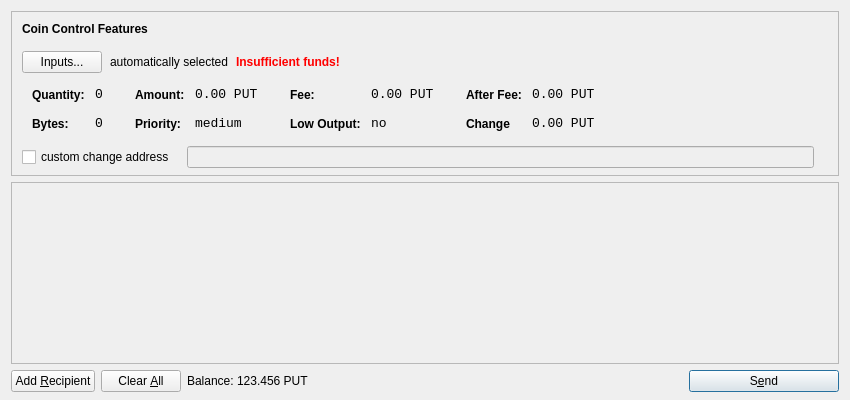
<?xml version="1.0" encoding="UTF-8"?>
<ui version="4.0">
 <class>SendCoinsDialog</class>
 <widget class="QDialog" name="SendCoinsDialog">
  <property name="geometry">
   <rect>
    <x>0</x>
    <y>0</y>
    <width>850</width>
    <height>400</height>
   </rect>
  </property>
  <property name="windowTitle">
   <string>Send Coins</string>
  </property>
  <layout class="QVBoxLayout" name="verticalLayout" stretch="0,1,0">
   <property name="bottomMargin">
    <number>8</number>
   </property>
   <item>
    <widget class="QFrame" name="frameCoinControl">
     <property name="sizePolicy">
      <sizepolicy hsizetype="Expanding" vsizetype="Expanding">
       <horstretch>0</horstretch>
       <verstretch>0</verstretch>
      </sizepolicy>
     </property>
     <property name="maximumSize">
      <size>
       <width>16777215</width>
       <height>16777215</height>
      </size>
     </property>
     <property name="frameShape">
      <enum>QFrame::StyledPanel</enum>
     </property>
     <property name="frameShadow">
      <enum>QFrame::Sunken</enum>
     </property>
     <layout class="QVBoxLayout" name="verticalLayoutCoinControl2">
      <property name="spacing">
       <number>-1</number>
      </property>
      <property name="leftMargin">
       <number>0</number>
      </property>
      <property name="topMargin">
       <number>0</number>
      </property>
      <property name="rightMargin">
       <number>0</number>
      </property>
      <property name="bottomMargin">
       <number>6</number>
      </property>
      <item>
       <layout class="QVBoxLayout" name="verticalLayoutCoinControl" stretch="0,0,0,0,1">
        <property name="spacing">
         <number>0</number>
        </property>
        <property name="leftMargin">
         <number>10</number>
        </property>
        <property name="topMargin">
         <number>10</number>
        </property>
        <item>
         <layout class="QHBoxLayout" name="horizontalLayoutCoinControl1">
          <property name="bottomMargin">
           <number>15</number>
          </property>
          <item>
           <widget class="QLabel" name="labelCoinControlFeatures">
            <property name="sizePolicy">
             <sizepolicy hsizetype="Preferred" vsizetype="Maximum">
              <horstretch>0</horstretch>
              <verstretch>0</verstretch>
             </sizepolicy>
            </property>
            <property name="font">
             <font>
              <weight>75</weight>
              <bold>true</bold>
             </font>
            </property>
            <property name="styleSheet">
             <string notr="true">font-weight:bold;</string>
            </property>
            <property name="text">
             <string>Coin Control Features</string>
            </property>
           </widget>
          </item>
         </layout>
        </item>
        <item>
         <layout class="QHBoxLayout" name="horizontalLayoutCoinControl2" stretch="0,0,0,0">
          <property name="spacing">
           <number>8</number>
          </property>
          <property name="bottomMargin">
           <number>10</number>
          </property>
          <item>
           <widget class="QPushButton" name="pushButtonCoinControl">
            <property name="styleSheet">
             <string notr="true"/>
            </property>
            <property name="text">
             <string>Inputs...</string>
            </property>
           </widget>
          </item>
          <item>
           <widget class="QLabel" name="labelCoinControlAutomaticallySelected">
            <property name="text">
             <string>automatically selected</string>
            </property>
            <property name="margin">
             <number>5</number>
            </property>
           </widget>
          </item>
          <item>
           <widget class="QLabel" name="labelCoinControlInsuffFunds">
            <property name="font">
             <font>
              <weight>75</weight>
              <bold>true</bold>
             </font>
            </property>
            <property name="styleSheet">
             <string notr="true">color:red;font-weight:bold;</string>
            </property>
            <property name="text">
             <string>Insufficient funds!</string>
            </property>
            <property name="margin">
             <number>5</number>
            </property>
           </widget>
          </item>
          <item>
           <spacer name="horizontalSpacerCoinControl">
            <property name="orientation">
             <enum>Qt::Horizontal</enum>
            </property>
            <property name="sizeHint" stdset="0">
             <size>
              <width>40</width>
              <height>1</height>
             </size>
            </property>
           </spacer>
          </item>
         </layout>
        </item>
        <item>
         <widget class="QWidget" name="widgetCoinControl" native="true">
          <property name="sizePolicy">
           <sizepolicy hsizetype="Preferred" vsizetype="Preferred">
            <horstretch>0</horstretch>
            <verstretch>0</verstretch>
           </sizepolicy>
          </property>
          <property name="minimumSize">
           <size>
            <width>0</width>
            <height>0</height>
           </size>
          </property>
          <property name="styleSheet">
           <string notr="true"/>
          </property>
          <layout class="QHBoxLayout" name="horizontalLayoutCoinControl5">
           <property name="margin">
            <number>0</number>
           </property>
           <item>
            <layout class="QHBoxLayout" name="horizontalLayoutCoinControl3" stretch="0,0,0,1">
             <property name="spacing">
              <number>20</number>
             </property>
             <property name="topMargin">
              <number>0</number>
             </property>
             <property name="bottomMargin">
              <number>10</number>
             </property>
             <item>
              <layout class="QFormLayout" name="formLayoutCoinControl1">
               <property name="horizontalSpacing">
                <number>10</number>
               </property>
               <property name="verticalSpacing">
                <number>14</number>
               </property>
               <property name="leftMargin">
                <number>10</number>
               </property>
               <property name="topMargin">
                <number>4</number>
               </property>
               <property name="rightMargin">
                <number>6</number>
               </property>
               <item row="0" column="0">
                <widget class="QLabel" name="labelCoinControlQuantityText">
                 <property name="styleSheet">
                  <string notr="true">font-weight:bold;</string>
                 </property>
                 <property name="text">
                  <string>Quantity:</string>
                 </property>
                 <property name="margin">
                  <number>0</number>
                 </property>
                </widget>
               </item>
               <item row="0" column="1">
                <widget class="QLabel" name="labelCoinControlQuantity">
                 <property name="font">
                  <font>
                   <family>Monospace</family>
                   <pointsize>10</pointsize>
                  </font>
                 </property>
                 <property name="cursor">
                  <cursorShape>IBeamCursor</cursorShape>
                 </property>
                 <property name="contextMenuPolicy">
                  <enum>Qt::ActionsContextMenu</enum>
                 </property>
                 <property name="text">
                  <string>0</string>
                 </property>
                 <property name="margin">
                  <number>0</number>
                 </property>
                 <property name="textInteractionFlags">
                  <set>Qt::LinksAccessibleByMouse|Qt::TextSelectableByKeyboard|Qt::TextSelectableByMouse</set>
                 </property>
                </widget>
               </item>
               <item row="1" column="0">
                <widget class="QLabel" name="labelCoinControlBytesText">
                 <property name="styleSheet">
                  <string notr="true">font-weight:bold;</string>
                 </property>
                 <property name="text">
                  <string>Bytes:</string>
                 </property>
                </widget>
               </item>
               <item row="1" column="1">
                <widget class="QLabel" name="labelCoinControlBytes">
                 <property name="font">
                  <font>
                   <family>Monospace</family>
                   <pointsize>10</pointsize>
                  </font>
                 </property>
                 <property name="cursor">
                  <cursorShape>IBeamCursor</cursorShape>
                 </property>
                 <property name="contextMenuPolicy">
                  <enum>Qt::ActionsContextMenu</enum>
                 </property>
                 <property name="text">
                  <string>0</string>
                 </property>
                 <property name="textInteractionFlags">
                  <set>Qt::LinksAccessibleByMouse|Qt::TextSelectableByKeyboard|Qt::TextSelectableByMouse</set>
                 </property>
                </widget>
               </item>
              </layout>
             </item>
             <item>
              <layout class="QFormLayout" name="formLayoutCoinControl2">
               <property name="horizontalSpacing">
                <number>10</number>
               </property>
               <property name="verticalSpacing">
                <number>14</number>
               </property>
               <property name="leftMargin">
                <number>6</number>
               </property>
               <property name="topMargin">
                <number>4</number>
               </property>
               <property name="rightMargin">
                <number>6</number>
               </property>
               <item row="0" column="0">
                <widget class="QLabel" name="labelCoinControlAmountText">
                 <property name="styleSheet">
                  <string notr="true">font-weight:bold;</string>
                 </property>
                 <property name="text">
                  <string>Amount:</string>
                 </property>
                 <property name="margin">
                  <number>0</number>
                 </property>
                </widget>
               </item>
               <item row="0" column="1">
                <widget class="QLabel" name="labelCoinControlAmount">
                 <property name="font">
                  <font>
                   <family>Monospace</family>
                   <pointsize>10</pointsize>
                  </font>
                 </property>
                 <property name="cursor">
                  <cursorShape>IBeamCursor</cursorShape>
                 </property>
                 <property name="contextMenuPolicy">
                  <enum>Qt::ActionsContextMenu</enum>
                 </property>
                 <property name="text">
                  <string>0.00 PUT</string>
                 </property>
                 <property name="textInteractionFlags">
                  <set>Qt::LinksAccessibleByMouse|Qt::TextSelectableByKeyboard|Qt::TextSelectableByMouse</set>
                 </property>
                </widget>
               </item>
               <item row="1" column="0">
                <widget class="QLabel" name="labelCoinControlPriorityText">
                 <property name="styleSheet">
                  <string notr="true">font-weight:bold;</string>
                 </property>
                 <property name="text">
                  <string>Priority:</string>
                 </property>
                </widget>
               </item>
               <item row="1" column="1">
                <widget class="QLabel" name="labelCoinControlPriority">
                 <property name="font">
                  <font>
                   <family>Monospace</family>
                   <pointsize>10</pointsize>
                  </font>
                 </property>
                 <property name="cursor">
                  <cursorShape>IBeamCursor</cursorShape>
                 </property>
                 <property name="contextMenuPolicy">
                  <enum>Qt::ActionsContextMenu</enum>
                 </property>
                 <property name="text">
                  <string>medium</string>
                 </property>
                 <property name="textInteractionFlags">
                  <set>Qt::LinksAccessibleByMouse|Qt::TextSelectableByKeyboard|Qt::TextSelectableByMouse</set>
                 </property>
                </widget>
               </item>
              </layout>
             </item>
             <item>
              <layout class="QFormLayout" name="formLayoutCoinControl3">
               <property name="horizontalSpacing">
                <number>10</number>
               </property>
               <property name="verticalSpacing">
                <number>14</number>
               </property>
               <property name="leftMargin">
                <number>6</number>
               </property>
               <property name="topMargin">
                <number>4</number>
               </property>
               <property name="rightMargin">
                <number>6</number>
               </property>
               <item row="0" column="0">
                <widget class="QLabel" name="labelCoinControlFeeText">
                 <property name="styleSheet">
                  <string notr="true">font-weight:bold;</string>
                 </property>
                 <property name="text">
                  <string>Fee:</string>
                 </property>
                 <property name="margin">
                  <number>0</number>
                 </property>
                </widget>
               </item>
               <item row="0" column="1">
                <widget class="QLabel" name="labelCoinControlFee">
                 <property name="font">
                  <font>
                   <family>Monospace</family>
                   <pointsize>10</pointsize>
                  </font>
                 </property>
                 <property name="cursor">
                  <cursorShape>IBeamCursor</cursorShape>
                 </property>
                 <property name="contextMenuPolicy">
                  <enum>Qt::ActionsContextMenu</enum>
                 </property>
                 <property name="text">
                  <string>0.00 PUT</string>
                 </property>
                 <property name="textInteractionFlags">
                  <set>Qt::LinksAccessibleByMouse|Qt::TextSelectableByKeyboard|Qt::TextSelectableByMouse</set>
                 </property>
                </widget>
               </item>
               <item row="1" column="0">
                <widget class="QLabel" name="labelCoinControlLowOutputText">
                 <property name="styleSheet">
                  <string notr="true">font-weight:bold;</string>
                 </property>
                 <property name="text">
                  <string>Low Output:</string>
                 </property>
                </widget>
               </item>
               <item row="1" column="1">
                <widget class="QLabel" name="labelCoinControlLowOutput">
                 <property name="font">
                  <font>
                   <family>Monospace</family>
                   <pointsize>10</pointsize>
                  </font>
                 </property>
                 <property name="cursor">
                  <cursorShape>IBeamCursor</cursorShape>
                 </property>
                 <property name="contextMenuPolicy">
                  <enum>Qt::ActionsContextMenu</enum>
                 </property>
                 <property name="text">
                  <string>no</string>
                 </property>
                 <property name="textInteractionFlags">
                  <set>Qt::LinksAccessibleByMouse|Qt::TextSelectableByKeyboard|Qt::TextSelectableByMouse</set>
                 </property>
                </widget>
               </item>
              </layout>
             </item>
             <item>
              <layout class="QFormLayout" name="formLayoutCoinControl4">
               <property name="horizontalSpacing">
                <number>10</number>
               </property>
               <property name="verticalSpacing">
                <number>14</number>
               </property>
               <property name="leftMargin">
                <number>6</number>
               </property>
               <property name="topMargin">
                <number>4</number>
               </property>
               <property name="rightMargin">
                <number>6</number>
               </property>
               <item row="0" column="0">
                <widget class="QLabel" name="labelCoinControlAfterFeeText">
                 <property name="styleSheet">
                  <string notr="true">font-weight:bold;</string>
                 </property>
                 <property name="text">
                  <string>After Fee:</string>
                 </property>
                 <property name="margin">
                  <number>0</number>
                 </property>
                </widget>
               </item>
               <item row="0" column="1">
                <widget class="QLabel" name="labelCoinControlAfterFee">
                 <property name="font">
                  <font>
                   <family>Monospace</family>
                   <pointsize>10</pointsize>
                  </font>
                 </property>
                 <property name="cursor">
                  <cursorShape>IBeamCursor</cursorShape>
                 </property>
                 <property name="contextMenuPolicy">
                  <enum>Qt::ActionsContextMenu</enum>
                 </property>
                 <property name="text">
                  <string>0.00 PUT</string>
                 </property>
                 <property name="textInteractionFlags">
                  <set>Qt::LinksAccessibleByMouse|Qt::TextSelectableByKeyboard|Qt::TextSelectableByMouse</set>
                 </property>
                </widget>
               </item>
               <item row="1" column="0">
                <widget class="QLabel" name="labelCoinControlChangeText">
                 <property name="styleSheet">
                  <string notr="true">font-weight:bold;</string>
                 </property>
                 <property name="text">
                  <string>Change</string>
                 </property>
                </widget>
               </item>
               <item row="1" column="1">
                <widget class="QLabel" name="labelCoinControlChange">
                 <property name="font">
                  <font>
                   <family>Monospace</family>
                   <pointsize>10</pointsize>
                  </font>
                 </property>
                 <property name="cursor">
                  <cursorShape>IBeamCursor</cursorShape>
                 </property>
                 <property name="contextMenuPolicy">
                  <enum>Qt::ActionsContextMenu</enum>
                 </property>
                 <property name="text">
                  <string>0.00 PUT</string>
                 </property>
                 <property name="textInteractionFlags">
                  <set>Qt::LinksAccessibleByMouse|Qt::TextSelectableByKeyboard|Qt::TextSelectableByMouse</set>
                 </property>
                </widget>
               </item>
              </layout>
             </item>
            </layout>
           </item>
          </layout>
         </widget>
        </item>
        <item>
         <layout class="QHBoxLayout" name="horizontalLayoutCoinControl4" stretch="0,0,0">
          <property name="spacing">
           <number>12</number>
          </property>
          <property name="sizeConstraint">
           <enum>QLayout::SetDefaultConstraint</enum>
          </property>
          <property name="topMargin">
           <number>5</number>
          </property>
          <property name="rightMargin">
           <number>5</number>
          </property>
          <item>
           <widget class="QCheckBox" name="checkBoxCoinControlChange">
            <property name="text">
             <string>custom change address</string>
            </property>
           </widget>
          </item>
          <item>
           <widget class="QLineEdit" name="lineEditCoinControlChange">
            <property name="enabled">
             <bool>false</bool>
            </property>
            <property name="sizePolicy">
             <sizepolicy hsizetype="Expanding" vsizetype="Fixed">
              <horstretch>0</horstretch>
              <verstretch>0</verstretch>
             </sizepolicy>
            </property>
           </widget>
          </item>
          <item>
           <widget class="QLabel" name="labelCoinControlChangeLabel">
            <property name="sizePolicy">
             <sizepolicy hsizetype="Preferred" vsizetype="Expanding">
              <horstretch>0</horstretch>
              <verstretch>0</verstretch>
             </sizepolicy>
            </property>
            <property name="minimumSize">
             <size>
              <width>0</width>
              <height>0</height>
             </size>
            </property>
            <property name="text">
             <string/>
            </property>
            <property name="margin">
             <number>3</number>
            </property>
           </widget>
          </item>
         </layout>
        </item>
        <item>
         <spacer name="verticalSpacerCoinControl">
          <property name="orientation">
           <enum>Qt::Vertical</enum>
          </property>
          <property name="sizeHint" stdset="0">
           <size>
            <width>800</width>
            <height>1</height>
           </size>
          </property>
         </spacer>
        </item>
       </layout>
      </item>
     </layout>
    </widget>
   </item>
   <item>
    <widget class="QScrollArea" name="scrollArea">
     <property name="widgetResizable">
      <bool>true</bool>
     </property>
     <widget class="QWidget" name="scrollAreaWidgetContents">
      <property name="geometry">
       <rect>
        <x>0</x>
        <y>0</y>
        <width>830</width>
        <height>165</height>
       </rect>
      </property>
      <layout class="QVBoxLayout" name="verticalLayout_2">
       <property name="margin">
        <number>0</number>
       </property>
       <item>
        <layout class="QVBoxLayout" name="entries">
         <property name="spacing">
          <number>6</number>
         </property>
        </layout>
       </item>
       <item>
        <spacer name="verticalSpacer">
         <property name="orientation">
          <enum>Qt::Vertical</enum>
         </property>
         <property name="sizeHint" stdset="0">
          <size>
           <width>20</width>
           <height>40</height>
          </size>
         </property>
        </spacer>
       </item>
      </layout>
     </widget>
    </widget>
   </item>
   <item>
    <layout class="QHBoxLayout" name="horizontalLayout">
     <item>
      <widget class="QPushButton" name="addButton">
       <property name="toolTip">
        <string>Send to multiple recipients at once</string>
       </property>
       <property name="text">
        <string>Add &amp;Recipient</string>
       </property>
       <property name="icon">
        <iconset resource="../bitcoin.qrc">
         <normaloff>:/icons/add</normaloff>:/icons/add</iconset>
       </property>
       <property name="autoDefault">
        <bool>false</bool>
       </property>
      </widget>
     </item>
     <item>
      <widget class="QPushButton" name="clearButton">
       <property name="sizePolicy">
        <sizepolicy hsizetype="Minimum" vsizetype="Fixed">
         <horstretch>0</horstretch>
         <verstretch>0</verstretch>
        </sizepolicy>
       </property>
       <property name="toolTip">
        <string>Remove all transaction fields</string>
       </property>
       <property name="text">
        <string>Clear &amp;All</string>
       </property>
       <property name="icon">
        <iconset resource="../bitcoin.qrc">
         <normaloff>:/icons/remove</normaloff>:/icons/remove</iconset>
       </property>
       <property name="autoRepeatDelay">
        <number>300</number>
       </property>
       <property name="autoDefault">
        <bool>false</bool>
       </property>
      </widget>
     </item>
     <item>
      <layout class="QHBoxLayout" name="horizontalLayout_2">
       <property name="spacing">
        <number>3</number>
       </property>
       <item>
        <widget class="QLabel" name="label">
         <property name="sizePolicy">
          <sizepolicy hsizetype="Preferred" vsizetype="Fixed">
           <horstretch>0</horstretch>
           <verstretch>0</verstretch>
          </sizepolicy>
         </property>
         <property name="text">
          <string>Balance:</string>
         </property>
        </widget>
       </item>
       <item>
        <widget class="QLabel" name="labelBalance">
         <property name="sizePolicy">
          <sizepolicy hsizetype="Preferred" vsizetype="Fixed">
           <horstretch>0</horstretch>
           <verstretch>0</verstretch>
          </sizepolicy>
         </property>
         <property name="cursor">
          <cursorShape>IBeamCursor</cursorShape>
         </property>
         <property name="text">
          <string>123.456 PUT</string>
         </property>
         <property name="textInteractionFlags">
          <set>Qt::LinksAccessibleByMouse|Qt::TextSelectableByKeyboard|Qt::TextSelectableByMouse</set>
         </property>
        </widget>
       </item>
      </layout>
     </item>
     <item>
      <spacer name="horizontalSpacer">
       <property name="orientation">
        <enum>Qt::Horizontal</enum>
       </property>
       <property name="sizeHint" stdset="0">
        <size>
         <width>40</width>
         <height>20</height>
        </size>
       </property>
      </spacer>
     </item>
     <item>
      <widget class="QPushButton" name="sendButton">
       <property name="minimumSize">
        <size>
         <width>150</width>
         <height>0</height>
        </size>
       </property>
       <property name="toolTip">
        <string>Confirm the send action</string>
       </property>
       <property name="text">
        <string>S&amp;end</string>
       </property>
       <property name="icon">
        <iconset resource="../bitcoin.qrc">
         <normaloff>:/icons/send</normaloff>:/icons/send</iconset>
       </property>
       <property name="default">
        <bool>true</bool>
       </property>
      </widget>
     </item>
    </layout>
   </item>
  </layout>
 </widget>
 <resources>
  <include location="../bitcoin.qrc"/>
 </resources>
 <connections/>
</ui>
